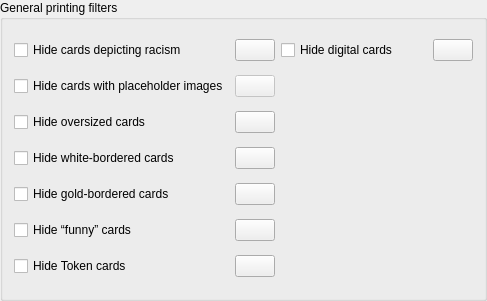
<?xml version="1.0" encoding="UTF-8"?>
<ui version="4.0">
 <class>Form</class>
 <widget class="QGroupBox" name="Form">
  <property name="geometry">
   <rect>
    <x>0</x>
    <y>0</y>
    <width>487</width>
    <height>301</height>
   </rect>
  </property>
  <property name="windowTitle">
   <string>Form</string>
  </property>
  <property name="title">
   <string>General printing filters</string>
  </property>
  <layout class="QGridLayout" name="gridLayout">
   <item row="6" column="1">
    <widget class="QPushButton" name="view_token">
     <property name="sizePolicy">
      <sizepolicy hsizetype="Fixed" vsizetype="Fixed">
       <horstretch>0</horstretch>
       <verstretch>0</verstretch>
      </sizepolicy>
     </property>
     <property name="toolTip">
      <string>View cards hidden by this filter on the Scryfall website.</string>
     </property>
     <property name="icon">
      <iconset theme="globe">
       <normaloff>.</normaloff>.</iconset>
     </property>
    </widget>
   </item>
   <item row="2" column="0">
    <widget class="QCheckBox" name="hide_oversized_cards">
     <property name="toolTip">
      <string>These cards are larger than regular Magic cards and can’t be included in decks.
Includes Archenemy schemes, Planechase planes and
oversized commander creature or Planeswalker cards included in some pre-constructed Commander decks.</string>
     </property>
     <property name="text">
      <string>Hide oversized cards</string>
     </property>
    </widget>
   </item>
   <item row="0" column="1">
    <widget class="QPushButton" name="view_cards_depicting_racism">
     <property name="sizePolicy">
      <sizepolicy hsizetype="Fixed" vsizetype="Fixed">
       <horstretch>0</horstretch>
       <verstretch>0</verstretch>
      </sizepolicy>
     </property>
     <property name="toolTip">
      <string>View cards hidden by this filter on the Scryfall website.</string>
     </property>
     <property name="icon">
      <iconset theme="globe">
       <normaloff>.</normaloff>.</iconset>
     </property>
    </widget>
   </item>
   <item row="4" column="1">
    <widget class="QPushButton" name="view_gold_bordered_cards">
     <property name="sizePolicy">
      <sizepolicy hsizetype="Fixed" vsizetype="Fixed">
       <horstretch>0</horstretch>
       <verstretch>0</verstretch>
      </sizepolicy>
     </property>
     <property name="toolTip">
      <string>View cards hidden by this filter on the Scryfall website.</string>
     </property>
     <property name="icon">
      <iconset theme="globe">
       <normaloff>.</normaloff>.</iconset>
     </property>
    </widget>
   </item>
   <item row="5" column="0">
    <widget class="QCheckBox" name="hide_funny_cards">
     <property name="toolTip">
      <string>“Funny” cards, not legal in any constructed format.
This includes full-art Contraptions from Unstable,
cards with acorn-shaped security stamps from Unfinity (and newer Un-Sets),
some black-bordered promotional cards with non-standard back faces,
and all silver-bordered cards.</string>
     </property>
     <property name="text">
      <string>Hide “funny” cards</string>
     </property>
    </widget>
   </item>
   <item row="4" column="0">
    <widget class="QCheckBox" name="hide_gold_bordered_cards">
     <property name="toolTip">
      <string>&lt;html&gt;&lt;head/&gt;&lt;body&gt;&lt;p&gt;Some “collectible” sets, like full reprints of tournament-winning decks were printed with golden borders. Many also have printed signatures of the involved players in the text box.&lt;/p&gt;&lt;p&gt;These are not tournament legal.&lt;/p&gt;&lt;/body&gt;&lt;/html&gt;</string>
     </property>
     <property name="text">
      <string>Hide gold-bordered cards</string>
     </property>
    </widget>
   </item>
   <item row="3" column="0">
    <widget class="QCheckBox" name="hide_white_bordered_cards">
     <property name="text">
      <string>Hide white-bordered cards</string>
     </property>
    </widget>
   </item>
   <item row="0" column="0">
    <widget class="QCheckBox" name="hide_cards_depicting_racism">
     <property name="toolTip">
      <string>&lt;html&gt;&lt;head/&gt;&lt;body&gt;&lt;p&gt;Hide cards banned for depicting racism.&lt;/p&gt;&lt;p&gt;Background:&lt;/p&gt;&lt;p&gt;Some cards were banned by Wizards of the Coast, because they depict references to controversial real-world events, religion or contain combinations of card effect, name and artwork that, when viewed together, depict racism. These cards are banned in all sanctioned tournament formats and several community formats like Commander, Oathbreaker and others.&lt;/p&gt;&lt;/body&gt;&lt;/html&gt;</string>
     </property>
     <property name="text">
      <string>Hide cards depicting racism</string>
     </property>
    </widget>
   </item>
   <item row="6" column="0">
    <widget class="QCheckBox" name="hide_token">
     <property name="text">
      <string>Hide Token cards</string>
     </property>
    </widget>
   </item>
   <item row="2" column="1">
    <widget class="QPushButton" name="view_oversized_cards">
     <property name="sizePolicy">
      <sizepolicy hsizetype="Fixed" vsizetype="Fixed">
       <horstretch>0</horstretch>
       <verstretch>0</verstretch>
      </sizepolicy>
     </property>
     <property name="toolTip">
      <string>View cards hidden by this filter on the Scryfall website.</string>
     </property>
     <property name="icon">
      <iconset theme="globe">
       <normaloff>.</normaloff>.</iconset>
     </property>
    </widget>
   </item>
   <item row="5" column="1">
    <widget class="QPushButton" name="view_funny_cards">
     <property name="sizePolicy">
      <sizepolicy hsizetype="Fixed" vsizetype="Fixed">
       <horstretch>0</horstretch>
       <verstretch>0</verstretch>
      </sizepolicy>
     </property>
     <property name="toolTip">
      <string>View cards hidden by this filter on the Scryfall website.</string>
     </property>
     <property name="icon">
      <iconset theme="globe">
       <normaloff>.</normaloff>.</iconset>
     </property>
    </widget>
   </item>
   <item row="1" column="0">
    <widget class="QCheckBox" name="hide_cards_without_images">
     <property name="toolTip">
      <string>Hide non-English cards with low-resolution,
English placeholder images with an overlay text stating
“This card is not available in the selected language.”</string>
     </property>
     <property name="text">
      <string>Hide cards with placeholder images</string>
     </property>
    </widget>
   </item>
   <item row="3" column="1">
    <widget class="QPushButton" name="view_white_bordered_cards">
     <property name="sizePolicy">
      <sizepolicy hsizetype="Fixed" vsizetype="Fixed">
       <horstretch>0</horstretch>
       <verstretch>0</verstretch>
      </sizepolicy>
     </property>
     <property name="toolTip">
      <string>View cards hidden by this filter on the Scryfall website.</string>
     </property>
     <property name="icon">
      <iconset theme="globe">
       <normaloff>.</normaloff>.</iconset>
     </property>
    </widget>
   </item>
   <item row="0" column="2">
    <widget class="QCheckBox" name="hide_digital_cards">
     <property name="toolTip">
      <string>Hide cards and printings that are only available on digital platforms. This includes all kinds of digital printings.</string>
     </property>
     <property name="text">
      <string>Hide digital cards</string>
     </property>
    </widget>
   </item>
   <item row="0" column="3">
    <widget class="QPushButton" name="view_digital_cards">
     <property name="sizePolicy">
      <sizepolicy hsizetype="Fixed" vsizetype="Fixed">
       <horstretch>0</horstretch>
       <verstretch>0</verstretch>
      </sizepolicy>
     </property>
     <property name="toolTip">
      <string>View cards hidden by this filter on the Scryfall website.</string>
     </property>
     <property name="icon">
      <iconset theme="globe">
       <normaloff>.</normaloff>.</iconset>
     </property>
    </widget>
   </item>
   <item row="1" column="1">
    <widget class="QPushButton" name="view_cards_without_images">
     <property name="enabled">
      <bool>false</bool>
     </property>
     <property name="sizePolicy">
      <sizepolicy hsizetype="Fixed" vsizetype="Fixed">
       <horstretch>0</horstretch>
       <verstretch>0</verstretch>
      </sizepolicy>
     </property>
     <property name="icon">
      <iconset theme="globe">
       <normaloff>.</normaloff>.</iconset>
     </property>
    </widget>
   </item>
  </layout>
 </widget>
 <resources/>
 <connections/>
</ui>
